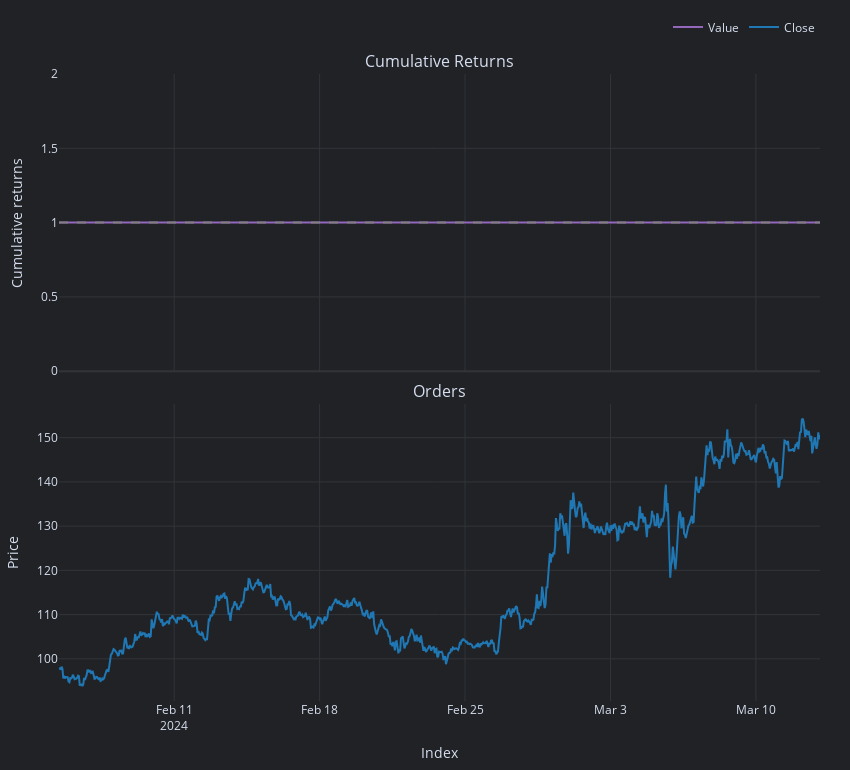

Notebook cell for this chart:
### Code cell
pf.plot({"orders", "cum_returns"}, settings=dict(bm_returns=False)).show()

### Figure 1 — Plotly figure (JSON) as saved in the notebook; plotly's stock layout.template omitted (floating-point values rounded to 4 significant figures; data arrays with more than 128 entries replaced by an {"elided": "..."} marker saying what was removed)
{"data": [{"legendgroup": "0", "line": {"color": "#9467bd"}, "mode": "lines", "name": "Value", "showlegend": true, "type": "scatter", "uid": "ab97bea0-2936-48b8-9e1e-dfe0f6f70ba4", "x": {"elided": "880 str values"}, "xaxis": "x", "y": {"elided": "880 int values"}, "yaxis": "y"}, {"hoverinfo": "skip", "line": {"color": "rgba(0, 0, 0, 0)", "width": 0}, "mode": "lines", "opacity": 0, "showlegend": false, "type": "scatter", "uid": "4835ba84-0dc6-4a1e-b87d-e35c1983b5eb", "x": {"elided": "880 str values"}, "xaxis": "x", "y": {"elided": "880 int values"}, "yaxis": "y"}, {"legendgroup": "1", "line": {"color": "#1f77b4"}, "mode": "lines", "name": "Close", "showlegend": true, "type": "scatter", "uid": "d2f20834-b6e7-49f4-a7bd-bc8398d11097", "x": {"elided": "880 str values"}, "xaxis": "x2", "y": {"elided": "880 float values"}, "yaxis": "y2"}], "layout": {"annotations": [{"font": {"size": 16}, "showarrow": false, "text": "Cumulative Returns", "x": 0.5, "xanchor": "center", "xref": "paper", "y": 1, "yanchor": "bottom", "yref": "paper"}, {"font": {"size": 16}, "showarrow": false, "text": "Orders", "x": 0.5, "xanchor": "center", "xref": "paper", "y": 0.474, "yanchor": "bottom", "yref": "paper"}], "height": 770, "legend": {"orientation": "h", "traceorder": "normal", "x": 1, "xanchor": "right", "y": 1.052, "yanchor": "bottom"}, "margin": {"b": 30, "l": 30, "r": 30, "t": 30}, "shapes": [{"line": {"color": "gray", "dash": "dash"}, "type": "line", "x0": 0, "x1": 1, "xref": "paper", "y0": 1, "y1": 1, "yref": "y"}], "showlegend": true, "width": 850, "xaxis": {"anchor": "y", "domain": [0, 1], "matches": "x2", "showticklabels": false}, "xaxis2": {"anchor": "y2", "domain": [0, 1], "title": {"text": "Index"}}, "yaxis": {"anchor": "x", "domain": [0.526, 1], "title": {"text": "Cumulative returns"}}, "yaxis2": {"anchor": "x2", "domain": [0, 0.474], "title": {"text": "Price"}}}}
